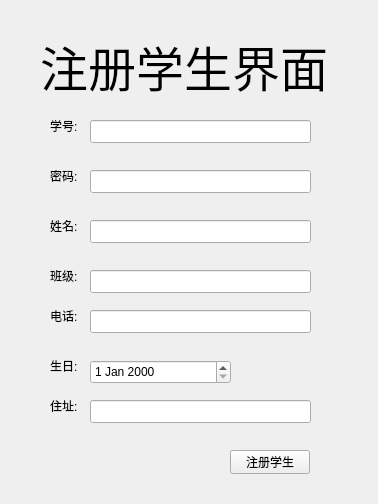
<?xml version="1.0" encoding="UTF-8"?>
<ui version="4.0">
 <class>Register_student</class>
 <widget class="QWidget" name="Register_student">
  <property name="geometry">
   <rect>
    <x>0</x>
    <y>0</y>
    <width>378</width>
    <height>504</height>
   </rect>
  </property>
  <property name="windowTitle">
   <string>Form</string>
  </property>
  <widget class="QLabel" name="lbusername">
   <property name="geometry">
    <rect>
     <x>50</x>
     <y>110</y>
     <width>61</width>
     <height>31</height>
    </rect>
   </property>
   <property name="text">
    <string>学号:</string>
   </property>
  </widget>
  <widget class="QLineEdit" name="leusername">
   <property name="geometry">
    <rect>
     <x>90</x>
     <y>120</y>
     <width>221</width>
     <height>23</height>
    </rect>
   </property>
  </widget>
  <widget class="QLineEdit" name="lepassword">
   <property name="geometry">
    <rect>
     <x>90</x>
     <y>170</y>
     <width>221</width>
     <height>23</height>
    </rect>
   </property>
  </widget>
  <widget class="QLabel" name="lbpassword">
   <property name="geometry">
    <rect>
     <x>50</x>
     <y>160</y>
     <width>61</width>
     <height>31</height>
    </rect>
   </property>
   <property name="text">
    <string>密码:</string>
   </property>
  </widget>
  <widget class="QLineEdit" name="lename">
   <property name="geometry">
    <rect>
     <x>90</x>
     <y>220</y>
     <width>221</width>
     <height>23</height>
    </rect>
   </property>
  </widget>
  <widget class="QLabel" name="lbname">
   <property name="geometry">
    <rect>
     <x>50</x>
     <y>210</y>
     <width>61</width>
     <height>31</height>
    </rect>
   </property>
   <property name="text">
    <string>姓名:</string>
   </property>
  </widget>
  <widget class="QLineEdit" name="leclass">
   <property name="geometry">
    <rect>
     <x>90</x>
     <y>270</y>
     <width>221</width>
     <height>23</height>
    </rect>
   </property>
  </widget>
  <widget class="QLabel" name="lbclass">
   <property name="geometry">
    <rect>
     <x>50</x>
     <y>260</y>
     <width>61</width>
     <height>31</height>
    </rect>
   </property>
   <property name="text">
    <string>班级:</string>
   </property>
  </widget>
  <widget class="QLineEdit" name="letel">
   <property name="geometry">
    <rect>
     <x>90</x>
     <y>310</y>
     <width>221</width>
     <height>23</height>
    </rect>
   </property>
  </widget>
  <widget class="QLabel" name="lbtel">
   <property name="geometry">
    <rect>
     <x>50</x>
     <y>300</y>
     <width>61</width>
     <height>31</height>
    </rect>
   </property>
   <property name="text">
    <string>电话:</string>
   </property>
  </widget>
  <widget class="QLabel" name="lbbd">
   <property name="geometry">
    <rect>
     <x>50</x>
     <y>350</y>
     <width>61</width>
     <height>31</height>
    </rect>
   </property>
   <property name="text">
    <string>生日:</string>
   </property>
  </widget>
  <widget class="QLabel" name="lblive">
   <property name="geometry">
    <rect>
     <x>50</x>
     <y>390</y>
     <width>61</width>
     <height>31</height>
    </rect>
   </property>
   <property name="text">
    <string>住址:</string>
   </property>
  </widget>
  <widget class="QLineEdit" name="lelive">
   <property name="geometry">
    <rect>
     <x>90</x>
     <y>400</y>
     <width>221</width>
     <height>23</height>
    </rect>
   </property>
  </widget>
  <widget class="QPushButton" name="pbregiser_student">
   <property name="geometry">
    <rect>
     <x>230</x>
     <y>450</y>
     <width>80</width>
     <height>24</height>
    </rect>
   </property>
   <property name="text">
    <string>注册学生</string>
   </property>
  </widget>
  <widget class="QLabel" name="lbusername_2">
   <property name="geometry">
    <rect>
     <x>40</x>
     <y>30</y>
     <width>291</width>
     <height>71</height>
    </rect>
   </property>
   <property name="font">
    <font>
     <pointsize>36</pointsize>
    </font>
   </property>
   <property name="text">
    <string>注册学生界面</string>
   </property>
  </widget>
  <widget class="QDateEdit" name="dateEdit">
   <property name="geometry">
    <rect>
     <x>90</x>
     <y>360</y>
     <width>141</width>
     <height>24</height>
    </rect>
   </property>
  </widget>
 </widget>
 <resources/>
 <connections/>
</ui>
